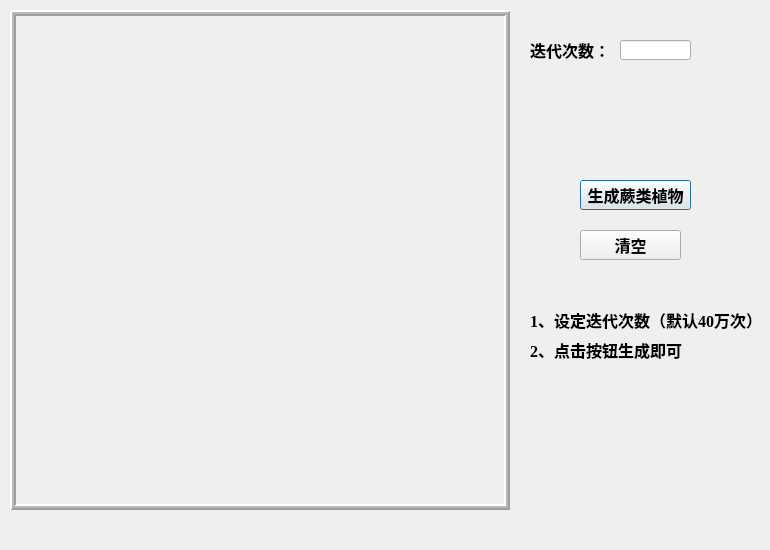
<?xml version="1.0" encoding="UTF-8"?>
<ui version="4.0">
 <class>Fern</class>
 <widget class="QDialog" name="Fern">
  <property name="geometry">
   <rect>
    <x>0</x>
    <y>0</y>
    <width>770</width>
    <height>550</height>
   </rect>
  </property>
  <property name="windowTitle">
   <string>Dialog</string>
  </property>
  <widget class="QPushButton" name="GenarteFern">
   <property name="geometry">
    <rect>
     <x>580</x>
     <y>180</y>
     <width>111</width>
     <height>30</height>
    </rect>
   </property>
   <property name="font">
    <font>
     <family>Times New Roman</family>
     <pointsize>12</pointsize>
     <weight>75</weight>
     <bold>true</bold>
    </font>
   </property>
   <property name="text">
    <string>生成蕨类植物</string>
   </property>
  </widget>
  <widget class="QLabel" name="label_5">
   <property name="geometry">
    <rect>
     <x>530</x>
     <y>40</y>
     <width>81</width>
     <height>20</height>
    </rect>
   </property>
   <property name="font">
    <font>
     <family>Aharoni</family>
     <pointsize>12</pointsize>
     <weight>75</weight>
     <bold>true</bold>
    </font>
   </property>
   <property name="text">
    <string>迭代次数：</string>
   </property>
  </widget>
  <widget class="QPushButton" name="Clear">
   <property name="geometry">
    <rect>
     <x>580</x>
     <y>230</y>
     <width>101</width>
     <height>30</height>
    </rect>
   </property>
   <property name="font">
    <font>
     <family>Times New Roman</family>
     <pointsize>12</pointsize>
     <weight>75</weight>
     <bold>true</bold>
    </font>
   </property>
   <property name="text">
    <string>清空</string>
   </property>
  </widget>
  <widget class="QLineEdit" name="MaxIteration">
   <property name="geometry">
    <rect>
     <x>620</x>
     <y>40</y>
     <width>71</width>
     <height>20</height>
    </rect>
   </property>
  </widget>
  <widget class="QLabel" name="label">
   <property name="geometry">
    <rect>
     <x>10</x>
     <y>10</y>
     <width>500</width>
     <height>500</height>
    </rect>
   </property>
   <property name="frameShape">
    <enum>QFrame::Box</enum>
   </property>
   <property name="frameShadow">
    <enum>QFrame::Raised</enum>
   </property>
   <property name="lineWidth">
    <number>2</number>
   </property>
   <property name="midLineWidth">
    <number>2</number>
   </property>
   <property name="text">
    <string/>
   </property>
  </widget>
  <widget class="QLabel" name="label_3">
   <property name="geometry">
    <rect>
     <x>530</x>
     <y>310</y>
     <width>241</width>
     <height>20</height>
    </rect>
   </property>
   <property name="font">
    <font>
     <family>Times New Roman</family>
     <pointsize>12</pointsize>
     <weight>75</weight>
     <bold>true</bold>
    </font>
   </property>
   <property name="text">
    <string>1、设定迭代次数（默认40万次）</string>
   </property>
  </widget>
  <widget class="QLabel" name="label_4">
   <property name="geometry">
    <rect>
     <x>530</x>
     <y>340</y>
     <width>211</width>
     <height>20</height>
    </rect>
   </property>
   <property name="font">
    <font>
     <family>Times New Roman</family>
     <pointsize>12</pointsize>
     <weight>75</weight>
     <bold>true</bold>
    </font>
   </property>
   <property name="text">
    <string>2、点击按钮生成即可</string>
   </property>
  </widget>
 </widget>
 <resources/>
 <connections/>
</ui>
